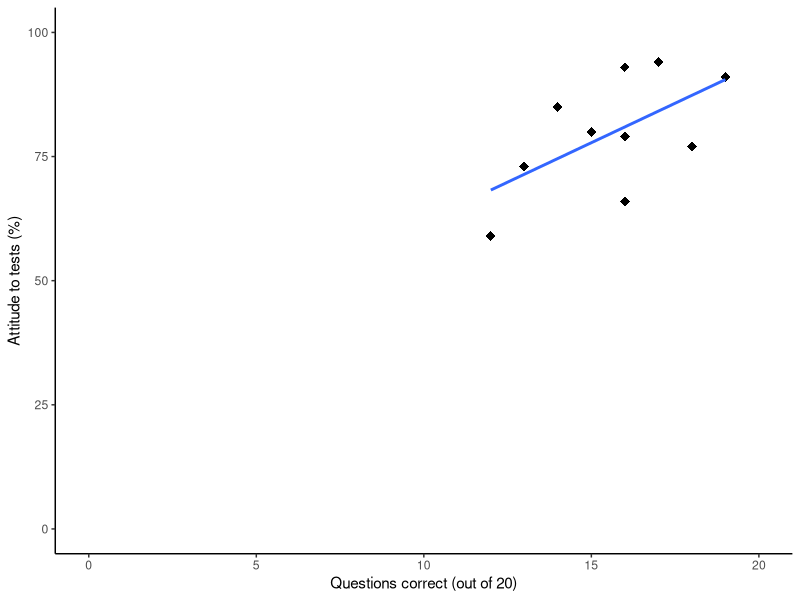
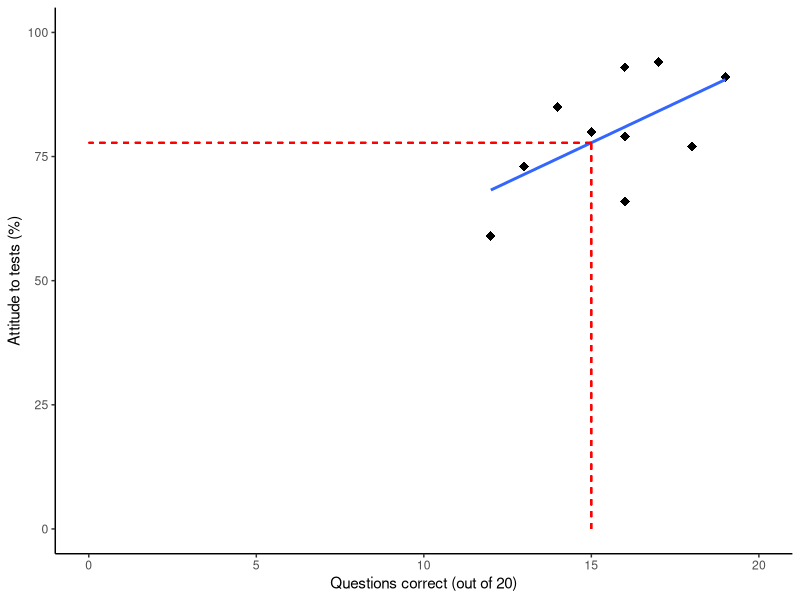
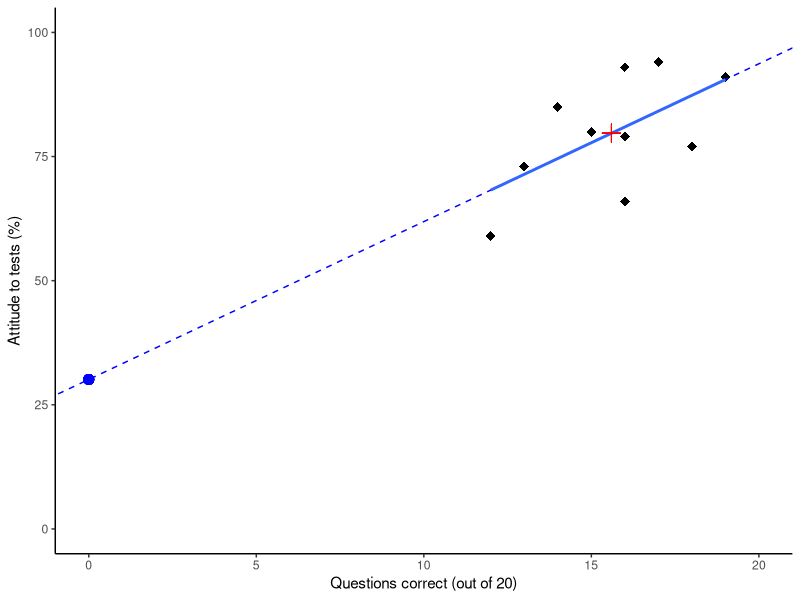
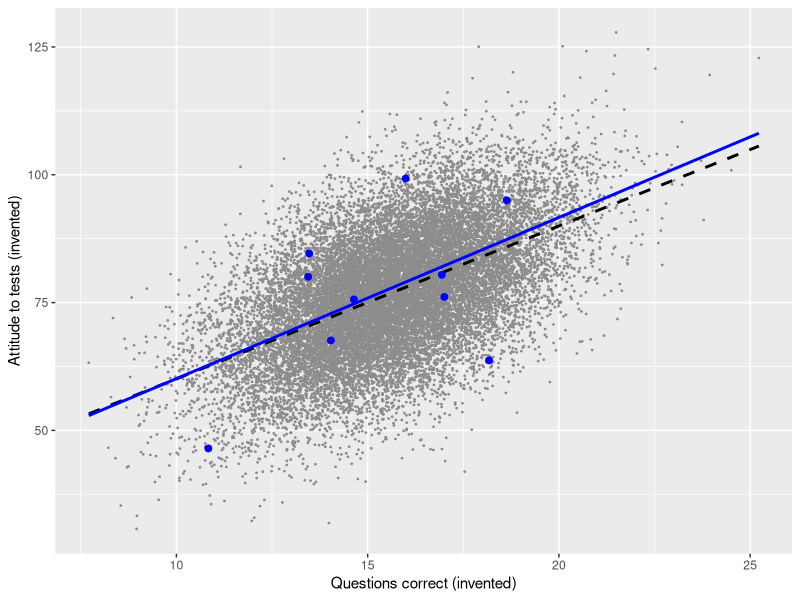
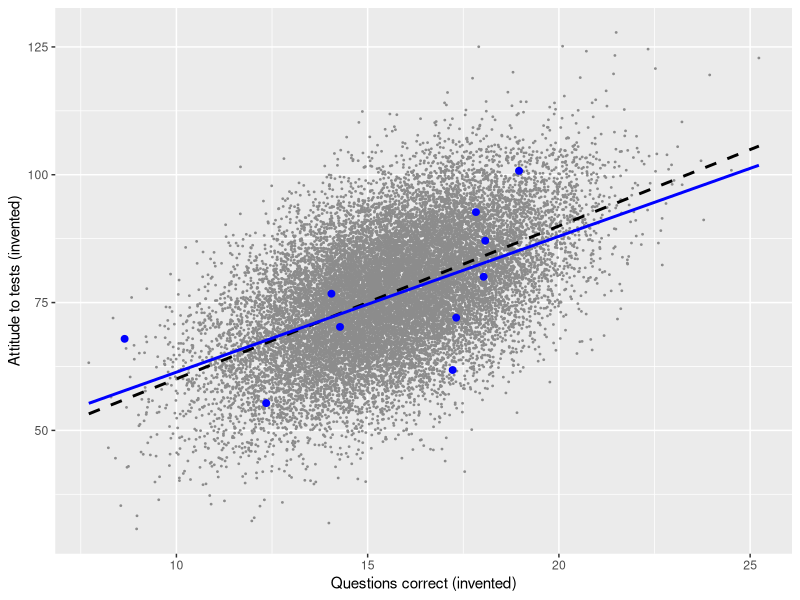
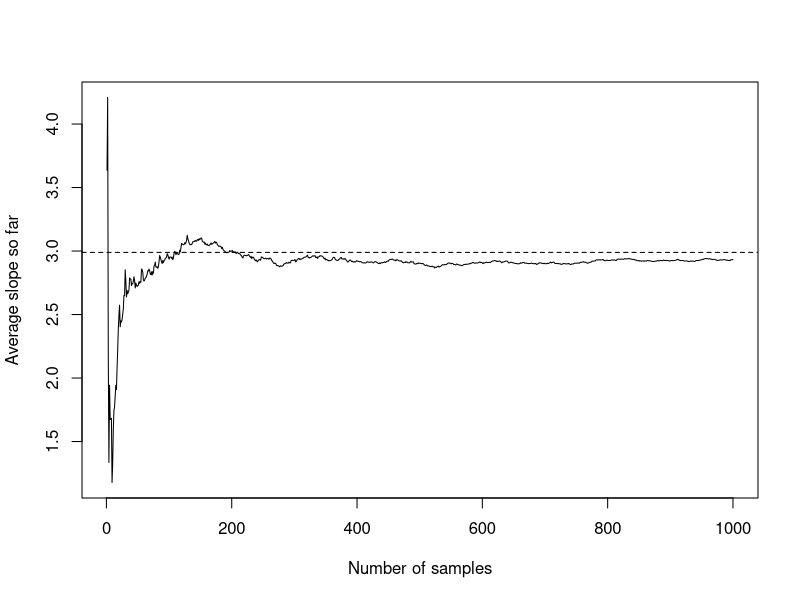
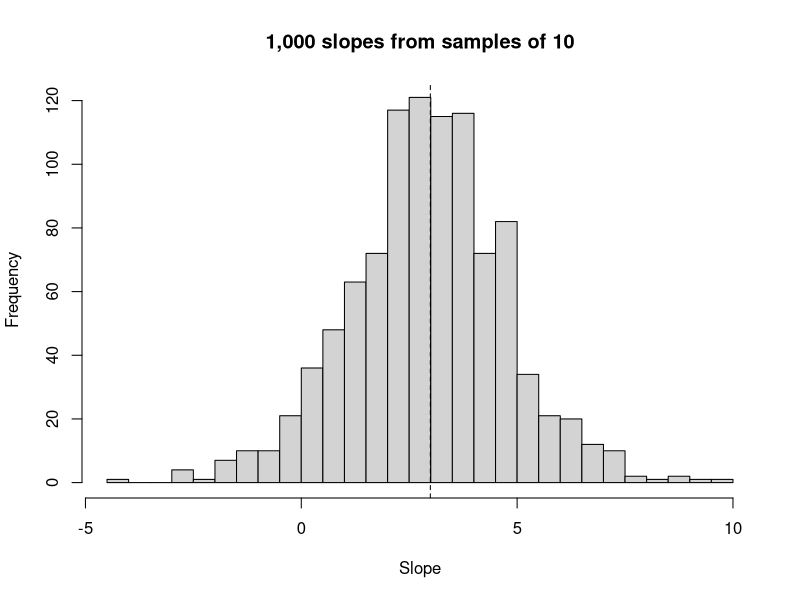

The R script that drew these images, in order:
# =====================================================================
# Data Analysis in R -- Session 6, Monday 23 November 2026
# Linear regression on ten students: slides S3.1 to S6.5
#
#   Sections 3 to 6 of the session again, on a small example:
#   x = questions correct out of 20, y = attitude to taking tests (%).
#   Data: Salkind (2014), Statistics for People Who (Think They) Hate
#   Statistics. The names are added. No data file needed: the ten
#   students are typed in below.
#
# Run it line by line (Ctrl/Cmd + Enter), not all at once.
# Every block starts with a comment that says what the block is for.
# A line that is only a name (for example  mean_x ) prints that value.
# =====================================================================

library(dplyr)     # for %>%, filter() and select()
library(ggplot2)   # for the scatterplot


# ---- S3.1: set-up ----

# We type the data in ourselves. A data frame is a table.
# Each row is one student. There are three columns:
#   name = who the student is
#   x    = how many of the 20 questions the student got right
#   y    = the student's attitude to taking tests, from 0 to 100
# The first name goes with the first x and the first y, and so on:
# Anna got 17 right and has an attitude of 94.
students <- data.frame(
  name = c("Anna", "Bruno", "Chiara", "Dario", "Elena",
           "Fabio", "Giulia", "Luca", "Irene", "Paolo"),
  x = c(17, 13, 12, 15, 16, 14, 16, 16, 18, 19),
  y = c(94, 73, 59, 80, 93, 85, 66, 79, 77, 91)
)

# How many rows? It must say 10.
nrow(students)

# Look at the whole table.
students


# ---- S3.2: test score and attitude ----

# A picture of the table. One dot is one student.
# Further to the right = more questions right.
# Higher up = a more positive attitude.
# geom_point() draws the dots; shape = 18 makes them diamonds.
# geom_smooth(method = "lm") draws the straight line that fits the dots
# best: the regression line. The rest of this script builds that same
# line by hand, one step at a time.
# xlim() and ylim() make both axes start at 0, so we see the whole
# scale: 0 to 20 questions, 0 to 100 attitude points.
# theme_classic() gives a plain white background.
ggplot(students, aes(x = x, y = y)) +
  geom_point(shape = 18, size = 3) +
  geom_smooth(method = "lm", se = FALSE) +
  xlim(0, 20) + ylim(0, 100) +
  labs(x = "Questions correct (out of 20)", y = "Attitude to tests (%)") +
  theme_classic()

# Reading the line like a ruler: what attitude goes with 15 questions
# right? The same plot with two red dashed guide lines added:
#   the first goes straight up from 15 on the bottom axis to the line,
#   the second goes from there straight left to the attitude axis.
# Where the second one arrives (a little under 80) is what the line
# predicts for a student with 15 right. Slide S4.7 gets the exact
# number by calculation.
ggplot(students, aes(x = x, y = y)) +
  geom_point(shape = 18, size = 3) +
  geom_smooth(method = "lm", se = FALSE) +
  geom_segment(x = 15, xend = 15, y = 0, yend = 77.8,
               colour = "red", linetype = "dashed") +
  geom_segment(x = 15, xend = 0, y = 77.8, yend = 77.8,
               colour = "red", linetype = "dashed") +
  xlim(0, 20) + ylim(0, 100) +
  labs(x = "Questions correct (out of 20)", y = "Attitude to tests (%)") +
  theme_classic()


# ---- S4.1: 4a, the mid-point ----

# Step 1: find the "average student".
# mean() adds up the ten numbers and divides by ten.
# mean_x is the average number of questions right.
# mean_y is the average attitude.
# The regression line always passes through this point. Think of a pin
# stuck into the plot there: the line can tilt around the pin, but it
# cannot leave it.
mean_x <- mean(students$x)
mean_y <- mean(students$y)
mean_x
mean_y


# ---- S4.2: 4a, each student's distance from the mid-point ----

# Step 2: for every student, ask two questions.
#   dx: how many questions more (or fewer) than the average student?
#   dy: how many attitude points more (or fewer) than the average?
# We get the answer by subtracting the average from the student's value.
# A positive number means "above average", a negative one "below".
# R does the subtraction for all ten students at once and stores the
# answers as two new columns.
students$dx <- students$x - mean_x
students$dy <- students$y - mean_y

# To keep the screen readable, look at four students only.
# filter() keeps the rows whose name is in the list.
# select() keeps the columns we want to see.
four_students <- students %>%
  filter(name %in% c("Chiara", "Fabio", "Irene", "Paolo"))
four_students %>% select(name, x, y, dx, dy)


# ---- S4.3: 4b, multiply the two distances ----

# Step 3: multiply each student's two distances.
# Why multiply? The product is a vote on the rule
# "the higher the score, the more positive the attitude".
#   Above average on both: plus times plus = plus.  A vote FOR the rule.
#   Below average on both: minus times minus = plus. Also a vote FOR.
#   Above on one, below on the other: plus times minus = minus.
#                                                    A vote AGAINST.
# The size of the product says how loud the vote is: a student far from
# the average on both counts a lot, a student close to it hardly at all.
students$product <- students$dx * students$dy

# The same four students again, now with their product.
# (We build four_students again because the product column is new.)
four_students <- students %>%
  filter(name %in% c("Chiara", "Fabio", "Irene", "Paolo"))
four_students %>% select(name, dx, dy, product)


# ---- S4.5: 4b, all ten students, row by row ----

# Now the full table for all ten students, as on slide S4.5.
# The table has two more columns. Both are a distance
# multiplied by itself ("squared"; in R:  ^2 ):
#   dx_squared = the score distance times itself
#   dy_squared = the attitude distance times itself
# Why square? If we just added up the distances, the pluses and the
# minuses would cancel and the sum would always be 0. A squared number
# is never negative, so the sum of the squares tells us how spread out
# the students are: a large sum = students differ a lot from each other.
students$dx_squared <- students$dx^2
students$dy_squared <- students$dy^2

# The whole table: compare it with slide S4.5, row by row.
students

# The three sums in the bottom row of the table.
# sum() adds up all ten numbers of a column.
#   1. sum of the products:   the result of the vote
#   2. sum of dx_squared:     how spread out the scores are
#   3. sum of dy_squared:     how spread out the attitudes are
# The slope, a few steps further down, is made from the first two.
sum(students$product)
sum(students$dx_squared)
sum(students$dy_squared)


# ---- S4.6: 4c, add up all ten products ----

# Step 4: count the votes.
# The first line is the total: all ten products added up.
sum(students$product)

# The square brackets pick out some of the products.
# [students$product > 0] keeps only the positive ones: the students who
# vote FOR the rule and push the line up.
sum(students$product[students$product > 0])   # pushing the slope up

# [students$product < 0] keeps only the negative ones: the students who
# vote AGAINST and pull the line down.
sum(students$product[students$product < 0])   # pulling it down

# The total is the first of these minus the size of the second. Like a
# tug of war: the stronger side wins, by the difference.


# ---- S4.7: 4d, divide by the squared score distances ----

# Step 5: turn the vote into a slope.
# The sum of the products says how strongly the line is pulled upwards.
# It is not yet "attitude points per question". To get that, we divide
# by how spread out the scores are (the sum of dx_squared).
# The result is the slope: how many attitude points the line goes up
# when the score goes up by one question.
students$dx_squared <- students$dx^2
student_slope <- sum(students$product) / sum(students$dx_squared)
student_slope


# ---- S4.8: 4e, where the line starts: the intercept ----

# Step 6: the slope says how steep the line is, but not where it lies.
# For that we need a second number, the intercept: the attitude the line
# gives to a student with 0 questions right.
# We know one point that is on the line for sure: the mid-point.
# So we start there and walk back to a score of 0:
#   that is mean_x questions to the left,
#   and for every question we go back, the line drops by the slope.
# In total the line drops by  student_slope * mean_x .
# What is left of mean_y is the intercept.
student_intercept <- mean_y - student_slope * mean_x
student_intercept

# Nobody in the data scored 0. The intercept is where the line would
# arrive if we stretched it back that far. We need it to write the line
# down:   attitude = intercept + slope x score

# R can do all six steps in one go. lm() means "linear model".
# y ~ x reads "y explained by x": attitude explained by score.
# coef() prints the intercept and the slope. They must be the same two
# numbers we just built by hand.
m_students <- lm(y ~ x, data = students)
coef(m_students)

# Using the line: what attitude does it predict for a student with 15
# questions right? Start at the intercept, add the slope 15 times.
student_intercept + student_slope * 15

# The picture on slide S4.8: the line stretched back to a score of 0.
# The solid part covers the students we have, the dashed part is the
# stretch. The red cross is the mid-point; the blue dot on the left
# axis is the intercept.
ggplot(students, aes(x = x, y = y)) +
  geom_point(shape = 18, size = 3) +
  geom_abline(intercept = student_intercept, slope = student_slope,
              colour = "blue", linetype = "dashed") +
  geom_smooth(method = "lm", se = FALSE) +
  geom_point(x = mean_x, y = mean_y, colour = "red", shape = 3, size = 4) +
  geom_point(x = 0, y = student_intercept, colour = "blue", size = 3) +
  xlim(0, 20) + ylim(0, 100) +
  labs(x = "Questions correct (out of 20)", y = "Attitude to tests (%)") +
  theme_classic()


# ---- S4.9 and S4.10: in class, Kevin (20 questions right) ----

# Kevin got all 20 questions right. What attitude does our line predict
# for him? The line works like a machine: a score goes in, an attitude
# comes out:
#   attitude = intercept + slope x score
# Start at the intercept, then add the slope once for each of his 20
# questions.
student_intercept + student_slope * 20                    # Kevin

# The same for Anna, who got 17 right.
student_intercept + student_slope * 17                    # Anna

# R's own way: predict() puts new scores into the line for us.
# data.frame(x = c(20, 17)) is a small table with the two scores.
predict(m_students, data.frame(x = c(20, 17)))            # the same with R

# A prediction is not the truth. Look Anna up in the table: her real
# attitude is higher than what the line gives her. The line says what to
# expect for a student with her score; single students lie above or
# below it. The next line prints both numbers side by side.
students %>% filter(name == "Anna") %>% select(name, x, y)


# ---- S5.1: an invented world of 20,000 students ----

# So far: ten students, one slope. But ten other students would have
# given another slope. How much can a slope change from one group of ten
# to the next? With real data we cannot know, because we only have these
# ten. So we invent a world in which we know everything.

# set.seed() fixes the random numbers, so that everybody in the room
# gets the same invented world and the same results.
set.seed(2084)   # same random numbers for everyone

# Invent test scores for 20,000 students. rnorm() draws random numbers
# that are centred on a mean and spread around it. We use the mean and
# the spread of our ten students, so the invented scores look like
# theirs.
all_students <- data.frame(x = rnorm(20000, mean = mean(students$x),
                                     sd = sd(students$x)))

# Invent their attitudes with a rule that we choose ourselves:
#   attitude = 30 + 3 x score + luck
# So in this world every extra question is worth 3 attitude points.
# The second rnorm() is the luck: everything else that makes one
# student's attitude higher or lower.
all_students$y <- 30 + 3 * all_students$x +
  rnorm(20000, mean = 0, sd = 10)

# The slope of the line through ALL 20,000 students. This is "the
# truth" of the invented world. It is close to 3, because we put 3 into
# the rule. In real research nobody ever sees this number.
true_student_slope <- coef(lm(y ~ x, data = all_students))["x"]
true_student_slope


# ---- S5.2: one sample, one slope ----

# Now pretend we are researchers again and can only afford ten students.
# sample(20000, 10) picks 10 of the 20,000 row numbers at random, like
# pulling ten names out of a hat. The square brackets keep those rows.
ten_students <- all_students[sample(20000, 10), ]

# The slope for these ten. How close is it to the true slope?
coef(lm(y ~ x, data = ten_students))["x"]

# The picture on slide S5.2. Read it layer by layer:
#   grey dots     all 20,000 invented students
#   dashed line   the regression line through all 20,000: the truth
#   blue dots     the ten students we happened to pull out of the hat
#   blue line     the regression line through those ten only
# The two lines are not the same: the blue one is our guess, made from
# ten students, of where the dashed one lies.
# fullrange = TRUE draws the blue line across the whole plot, not only
# between the ten blue dots.
ggplot(all_students, aes(x = x, y = y)) +
  geom_point(colour = "grey55", size = 0.3) +
  geom_smooth(method = "lm", se = FALSE, colour = "black",
              linetype = "dashed") +
  geom_point(data = ten_students, colour = "blue", size = 2) +
  geom_smooth(data = ten_students, method = "lm", se = FALSE,
              colour = "blue", fullrange = TRUE) +
  labs(x = "Questions correct (invented)",
       y = "Attitude to tests (invented)")


# ---- S5.3: every sample, its own slope ----

# Do the same thing 1,000 times: pull ten names out of the hat, compute
# the slope, write it down. replicate(1000, ...) repeats the line inside
# it 1,000 times and keeps the 1,000 results.
# This takes a few seconds.
student_slopes <- replicate(1000,
  coef(lm(y ~ x, data = all_students[sample(20000, 10), ]))["x"])

# The first three of the 1,000 slopes. Same world, same recipe, and
# still three different answers. One of them may even be negative.
student_slopes[1:3]

# See it happen. The next two commands pull ten NEW names out of the hat
# and draw them with their own regression line (blue) over the true line
# (dashed). Run the two commands again and again: every time other
# students, and every time another blue line. Sometimes it is steeper
# than the dashed line, sometimes flatter, now and then it even falls.
# (The numbers further down do not change when you do this.)
another_ten <- all_students[sample(20000, 10), ]
ggplot(all_students, aes(x = x, y = y)) +
  geom_point(colour = "grey55", size = 0.3) +
  geom_smooth(method = "lm", se = FALSE, colour = "black",
              linetype = "dashed") +
  geom_point(data = another_ten, colour = "blue", size = 2) +
  geom_smooth(data = another_ten, method = "lm", se = FALSE,
              colour = "blue", fullrange = TRUE) +
  labs(x = "Questions correct (invented)",
       y = "Attitude to tests (invented)")

# The slope of the blue line you are looking at.
coef(lm(y ~ x, data = another_ten))["x"]


# ---- S5.4: the law of large numbers ----

# One slope can be far off. What about the average of many?
# cumsum() is a running total: the first slope, the first two added up,
# the first three added up, and so on. Dividing by 1, 2, 3, ... turns
# each running total into the average of the slopes so far.
student_running_average <- cumsum(student_slopes) / (1:1000)

# Plot that running average. At the start it jumps around. The more
# samples we add, the calmer it gets.
plot(student_running_average, type = "l",
     xlab = "Number of samples", ylab = "Average slope so far")

# The dashed line is the true slope. The running average settles on it.
abline(h = true_student_slope, lty = 2)

# The average of all 1,000 slopes. Compare it with the true slope:
# the recipe is right on average. That is what "unbiased" means.
mean(student_slopes)


# ---- S5.5: the central limit theorem ----

# A histogram sorts the 1,000 slopes into bins and counts how many fall
# into each bin. Most slopes land near the true slope, few far away.
# The pile has the shape of a bell.
hist(student_slopes, breaks = 40,
     main = "1,000 slopes from samples of 10", xlab = "Slope")

# The dashed line marks the true slope: the middle of the bell.
abline(v = true_student_slope, lty = 2)

# The smallest and the largest of the 1,000 slopes.
range(student_slopes)


# ---- S6.1: the standard error ----

# How wide is the bell? sd() gives the typical distance of a slope from
# the middle. This width has its own name: the standard error. It tells
# us how far off a slope from one sample of ten typically is.
sd(student_slopes)

# What share of the 1,000 slopes lies within two standard errors of the
# true slope? Read from the inside out:
#   student_slopes - true_student_slope   how far each slope is off
#   abs(...)                              ignore the sign
#   ... < 2 * sd(student_slopes)          TRUE if within two widths
#   mean(...)                             the share of TRUEs
# It should be close to 0.95: about 95 in 100.
mean(abs(student_slopes - true_student_slope) < 2 * sd(student_slopes))


# ---- S6.2: one sample is all we ever have ----

# In real life we cannot draw 1,000 samples. We have one. R can still
# estimate the width of the bell from that one sample: from how far the
# dots lie from the line, and from how many dots there are.
# summary() prints it in the column "Std. Error", in the row "x".
# Compare it with sd(student_slopes) above: it should be close.
summary(lm(y ~ x, data = ten_students))


# ---- S6.3 to S6.5: the real ten students ----

# Back to the ten real students (Anna to Paolo). In the row "x":
#   Estimate    the slope we built by hand
#   Std. Error  how far off such a slope typically is
#   t value     Estimate divided by Std. Error: how many standard
#               errors the slope is away from 0
#   Pr(>|t|)    the p-value: if score and attitude had nothing to do
#               with each other, how often would ten students show a
#               slope at least this far from 0, by luck alone?
summary(m_students)

# The 95% confidence interval, in the row "x": the range of slopes that
# fit these ten students. If 0 lies inside the range, "no relationship
# at all" is still compatible with the data.
confint(m_students)
